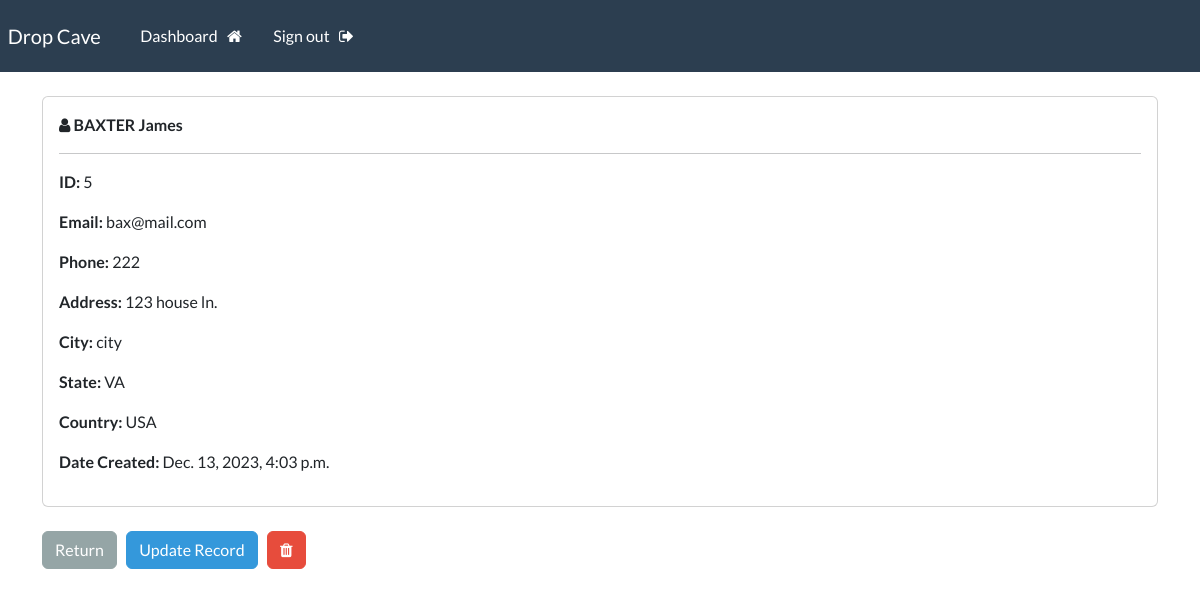
The app's page /record/5 (signed in) with its own data.
### myApp/models.py (models this page shows, shortened)
class Record(models.Model):
    creation_date = models.DateTimeField(auto_now_add=True)
    first_name = models.CharField(max_length=100)
    last_name = models.CharField(max_length=100)
    email = models.CharField(max_length=255)
    phone = models.CharField(max_length=300)
    address = models.CharField(max_length=255)
    city = models.CharField(max_length=255)
    state = models.CharField(max_length=200)
    country = models.CharField(max_length=125)

### myApp/views.py (the view)
# urls.py: path('record/<int:pk>', views.singular_record, name='record'),
@login_required(login_url='login')
def singular_record(request, pk):
    all_records = Record.objects.get(id=pk)
    context = {'record': all_records}
    return render(request, 'myApp/view-record.html', context=context)

### myApp/templates/myApp/view-record.html (shortened to what this page needs)
{% extends 'myApp/base.html' %}
{% block content %}
<div class='card'>
    <div class='card-body'>
        <strong>
            <i class="fa fa-user" aria-hidden="true"></i>
            {{record.last_name|upper}}
            {{record.first_name}}
        </strong>
        <hr>
        <p><strong>ID: </strong> {{record.id}}</p>
        <p><strong>Email: </strong> {{record.email}}</p>
        <p><strong>Phone: </strong> {{record.phone}}</p>
        <p><strong>Address: </strong> {{record.address}}</p>
        <p><strong>City: </strong> {{record.city}}</p>
        <p><strong>State: </strong> {{record.state}}</p>
        <p><strong>Country: </strong> {{record.country}}</p>
        <p><strong>Date Created: </strong> {{record.creation_date}}</p>
    </div>
</div>
<br>
<a href="{% url 'dashboard' %}" class="btn btn-secondary">Return</a>
<a href="{% url 'update-record' record.id %}" class="btn btn-info">Update Record</a>
<a href="{% url 'delete-record' record.id %}" class="btn btn-danger"><i class="fa fa-trash" aria-hidden="true"></i>
</a>
{% endblock content %}

### records on screen
Record: last_name "BAXTER", first_name "James", id "5", email "bax@mail.com", phone "222", address "123 house ln.", city "city", state "VA", country "USA", creation_date "Dec. 13, 2023, 4:03 p.m."
